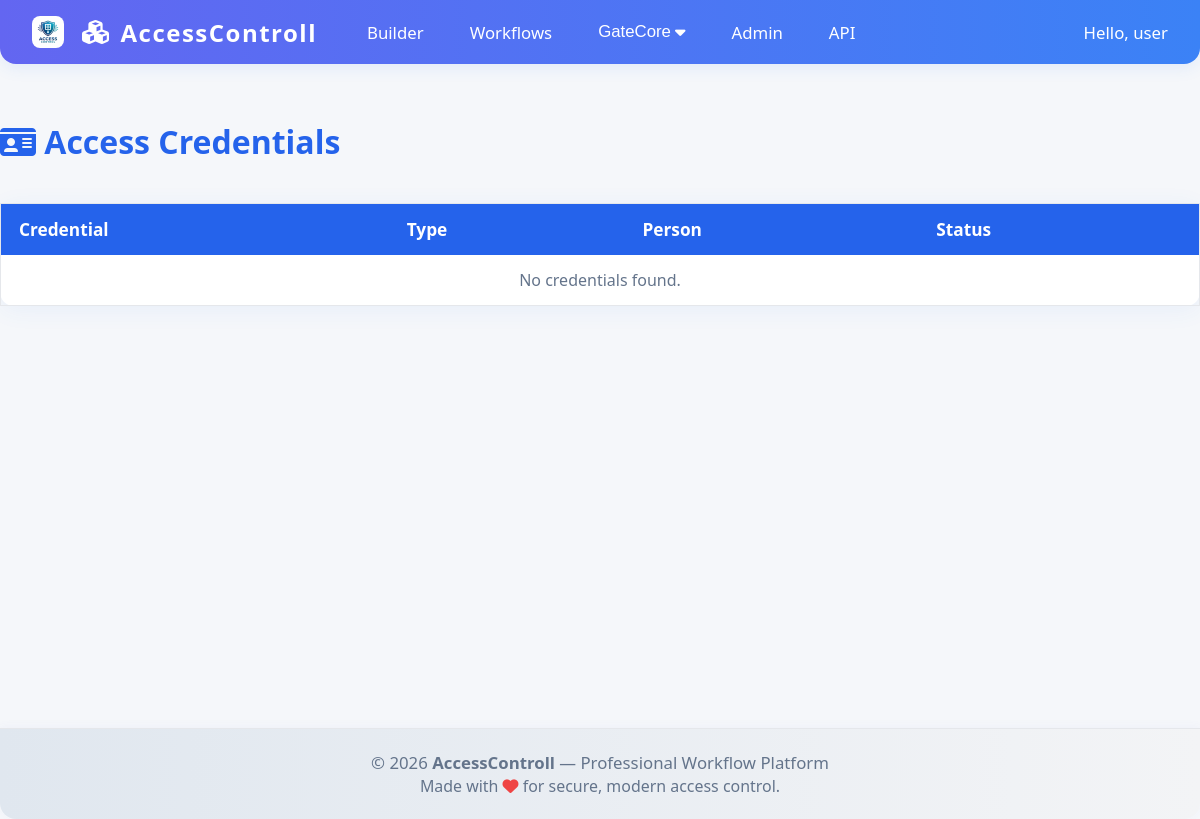
The page /builder/gatecore/access-credentials/ (signed in) on the database as committed earlier.
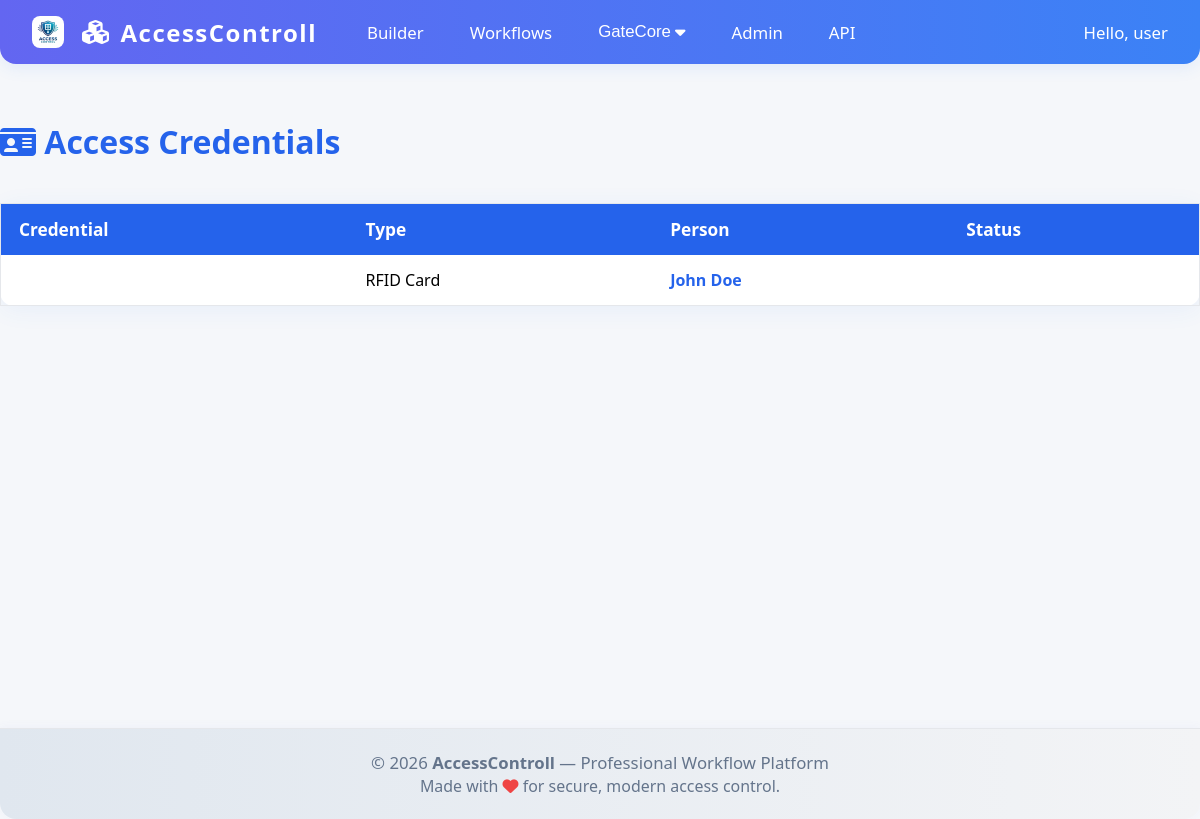
The same page on the database as committed later.
### GateCore/models/access.py (models this page shows, shortened)
class AccessCredential(BaseModel):
    CREDENTIAL_TYPES = [
        ("card", "RFID Card"),
        ("pin", "PIN Code"),
        ("face", "Face Recognition"),
        ("fingerprint", "Fingerprint"),
        ("mobile", "Mobile App"),
        ("sticker", "Vehicle Sticker"),
        ("qr", "QR Code"),
        ("biometric", "Biometric"),
    ]
    person = models.ForeignKey(
        "Person",
        on_delete=models.CASCADE,
        related_name="credentials"
    )
    credential_type = models.CharField(max_length=30, choices=CREDENTIAL_TYPES)
    credential_value = models.CharField(max_length=255)
    hashed_value = models.CharField(max_length=255, blank=True)
    issued_at = models.DateTimeField(auto_now_add=True)
    expires_at = models.DateTimeField(null=True, blank=True)
    last_used = models.DateTimeField(null=True, blank=True)
    is_temporary = models.BooleanField(default=False)
    notes = models.TextField(blank=True)
    class Meta:
        ordering = ['person', '-issued_at']
        indexes = [
            models.Index(fields=['person', 'credential_type']),
            models.Index(fields=['hashed_value']),
            models.Index(fields=['expires_at', 'is_active']),
        ]

### GateCore/models/people.py (models this page shows, shortened)
class Person(BaseModel):
    PHONE_DEVICE_CHOICES = [
        ("android", "Android"),
        ("ios", "iOS"),
        ("feature", "Feature Phone"),
        ("other", "Other"),
    ]
    GENDER_CHOICES = [
        ("M", "Male"),
        ("F", "Female"),
        ("O", "Other"),
        ("U", "Prefer not to say"),
    ]
    first_name = models.CharField(max_length=100)
    last_name = models.CharField(max_length=100)
    middle_name = models.CharField(max_length=100, blank=True)
    id_number = models.CharField(max_length=50, blank=True, null=True, unique=True)
    phone = models.CharField(max_length=30, validators=[validate_phone_number])
    phone_device_type = models.CharField(max_length=20, choices=PHONE_DEVICE_CHOICES, blank=True)
    phone_otp = models.CharField(max_length=8, blank=True)
    phone_otp_created = models.DateTimeField(null=True, blank=True)
    facial_recognition_enabled = models.BooleanField(default=False)
    email = models.EmailField(blank=True, null=True, validators=[validate_email])
    gender = models.CharField(max_length=1, choices=GENDER_CHOICES, blank=True)
    date_of_birth = models.DateField(null=True, blank=True)
    emergency_contact_name = models.CharField(max_length=200, blank=True)
    emergency_contact_phone = models.CharField(max_length=30, blank=True)
    photo = models.ImageField(upload_to="people/", blank=True, null=True)
    notes = models.TextField(blank=True)
    tags = models.JSONField(default=list, blank=True)
    last_seen = models.DateTimeField(null=True, blank=True)
    class Meta:
        ordering = ['last_name', 'first_name']
        indexes = [
            models.Index(fields=['last_name', 'first_name']),
            models.Index(fields=['id_number']),
            models.Index(fields=['is_active', 'is_deleted']),
        ]
        verbose_name_plural = "People"
    @property
    def full_name(self):
        return f"{self.first_name} {self.last_name}"

### frontend/views.py (the view)
# urls.py: path('gatecore/access-credentials/', views.gatecore_access_credentials, name='gatecore_access_credentials'),
@login_required
def gatecore_access_credentials(request):
    credentials = AccessCredential.objects.select_related('person').all()
    return render(request, "frontend/gatecore_access_credentials.html", {"credentials": credentials})

### frontend/templates/frontend/gatecore_access_credentials.html (shortened to what this page needs)
{% extends "frontend/base.html" %}
{% block content %}
<h2 style="margin-top:32px;margin-bottom:18px;font-size:2rem;font-weight:800;color:#2563eb;"><i class="fa-solid fa-id-card"></i> Access Credentials</h2>
<table class="gatecore-table">
    <thead>
        <tr>
            <th>Credential</th>
            <th>Type</th>
            <th>Person</th>
            <th>Status</th>
        </tr>
    </thead>
    <tbody>
    {% for cred in credentials %}
        <tr>
            <td><a href="/frontend/gatecore/access-credentials/{{ cred.id }}/">{{ cred.credential_code }}</a></td>
            <td>{{ cred.get_credential_type_display }}</td>
            <td>{% if cred.person %}<a href="/frontend/gatecore/people/{{ cred.person.id }}/">{{ cred.person.full_name }}</a>{% else %}-{% endif %}</td>
            <td>{{ cred.get_status_display }}</td>
        </tr>
    {% empty %}
        <tr><td colspan="4" style="text-align:center;color:#64748b;">No credentials found.</td></tr>
    {% endfor %}
    </tbody>
</table>
{% endblock %}

Rows that differ between the two databases and show on the page:
added AccessCredential: credential_type "RFID Card", person.full_name "John Doe"
Other text that changed with them:
text no longer shown: "No credentials found."
